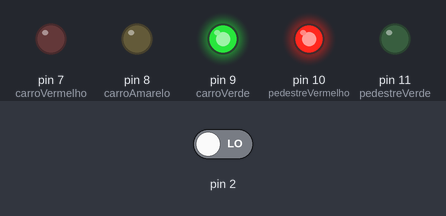
Simulated run of this sketch. Board: Arduino Uno, built with avr-gcc and run on an emulated ATmega328P. On the bench: output pins drawn as LEDs (lit = HIGH). The test bench sets the inputs (shaded band); at power-on: pin 2 LOW.

Above: at 1.2 s.
1.3 s: pin 2 driven HIGH
At 8.3 s:
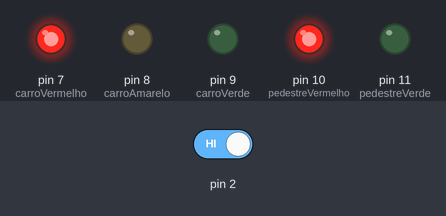
At 13.3 s:
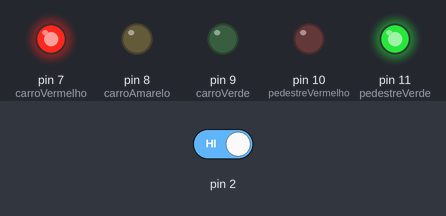
Timing chart, 0 to 26.5 s (numbered marks = the images above; inputs shaded):
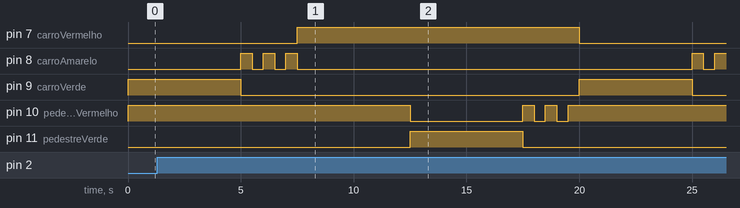

The sketch:

PiscaLed.ino
```cpp
#define pedestreVerde 11
#define pedestreVermelho 10
#define carroVerde 9
#define carroAmarelo 8
#define carroVermelho 7

void interrupcao();
void pedestre();
void carro();

int pedestreChamou = 0;

void setup() {
  // put your setup code here, to run once:

  for(int x = 11; x >= 7; x--){
     pinMode(x, OUTPUT);
  }

  pinMode(2, INPUT);
  attachInterrupt(0, interrupcao, RISING);//(PINO, FUNÇÂO, STATUS DO PINO)Interrupções externas

}

void loop() {

  carro();

  if(pedestreChamou == 1){

    pedestre();

    pedestreChamou = 0;
  }

}

void interrupcao(){
  pedestreChamou = 1;
  //pedestre();
}

void pedestre(){

  if(digitalRead(carroVerde)){
    digitalWrite(carroVerde, LOW);
    digitalWrite(carroAmarelo, HIGH);
    delay(1000);
    digitalWrite(carroAmarelo, LOW);
    digitalWrite(carroVermelho, HIGH);
  }else{
    if(digitalRead(carroAmarelo)){
      digitalWrite(carroAmarelo, LOW);
      digitalWrite(carroVermelho, HIGH);
    }
  }

  digitalWrite(pedestreVermelho, LOW);
  digitalWrite(pedestreVerde, HIGH);
  delay(5000);
  digitalWrite(pedestreVerde, LOW);

  for(int i = 1; i <= 5; i++){
    if(digitalRead(pedestreVermelho)){
      digitalWrite(pedestreVermelho, LOW);
    }else{
      digitalWrite(pedestreVermelho, HIGH);
    }

    delay(500);
  }

  digitalWrite(pedestreVermelho, HIGH);
}

void carro(){

  digitalWrite(carroVermelho, LOW);
  digitalWrite(pedestreVermelho, HIGH);

  digitalWrite(carroVerde, HIGH);
  delay(5000);
  digitalWrite(carroVerde, LOW);

  for(int i = 1; i <= 5; i++){
    if(digitalRead(carroAmarelo)){
      digitalWrite(carroAmarelo, LOW);
    }else{
      digitalWrite(carroAmarelo, HIGH);
    }

    delay(500);
  }

  digitalWrite(carroAmarelo, LOW);

  digitalWrite(carroVermelho, HIGH);

  delay(5000);


}
```

Measured:
- after the input at 1.3 s, pin 10 (pedestreVermelho): HIGH → LOW after 11.2 s, then repeats every 1.0 s: HIGH 0.50 s, LOW 0.50 s, until it stays HIGH from 19.5 s; pin 11 (pedestreVerde): LOW → HIGH after 11.2 s, → LOW 5.0 s later
